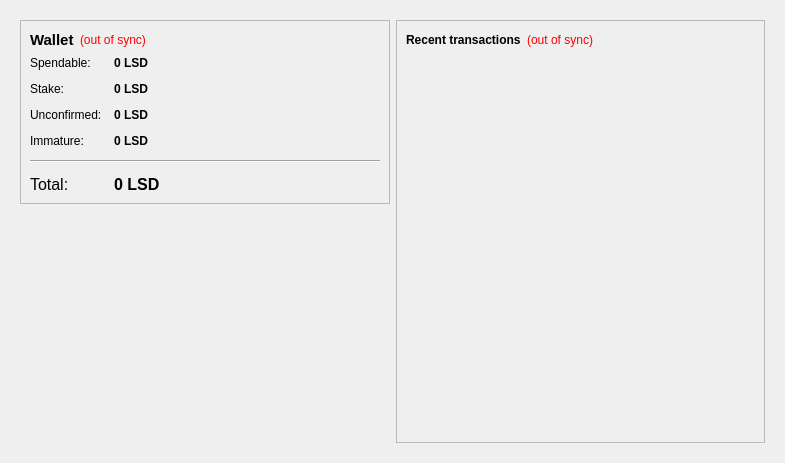
<?xml version="1.0" encoding="UTF-8"?>
<ui version="4.0">
 <class>OverviewPage</class>
 <widget class="QWidget" name="OverviewPage">
  <property name="geometry">
   <rect>
    <x>0</x>
    <y>0</y>
    <width>785</width>
    <height>463</height>
   </rect>
  </property>
  <property name="windowTitle">
   <string>Form</string>
  </property>
  <layout class="QHBoxLayout" name="horizontalLayout" stretch="0">
   <item>
    <widget class="QFrame" name="frameMain">
     <property name="frameShape">
      <enum>QFrame::NoFrame</enum>
     </property>
     <layout class="QHBoxLayout" name="horizontalLayout_3">
      <item>
       <layout class="QVBoxLayout" name="verticalLayout_2">
        <item>
         <widget class="QFrame" name="frame">
          <property name="frameShape">
           <enum>QFrame::StyledPanel</enum>
          </property>
          <property name="frameShadow">
           <enum>QFrame::Plain</enum>
          </property>
          <layout class="QVBoxLayout" name="verticalLayout_4">
           <item>
            <layout class="QHBoxLayout" name="horizontalLayout_4">
             <item>
              <widget class="QLabel" name="label_5">
               <property name="font">
                <font>
                 <pointsize>11</pointsize>
                 <weight>75</weight>
                 <bold>true</bold>
                </font>
               </property>
               <property name="text">
                <string>Wallet</string>
               </property>
              </widget>
             </item>
             <item>
              <widget class="QLabel" name="labelWalletStatus">
               <property name="toolTip">
                <string>The displayed information may be out of date. Your wallet automatically synchronizes with the lightspeed network after a connection is established, but this process has not completed yet.</string>
               </property>
               <property name="styleSheet">
                <string notr="true">QLabel { color: red; }</string>
               </property>
               <property name="text">
                <string notr="true">(out of sync)</string>
               </property>
               <property name="alignment">
                <set>Qt::AlignLeading|Qt::AlignLeft|Qt::AlignVCenter</set>
               </property>
              </widget>
             </item>
             <item>
              <spacer name="horizontalSpacer_2">
               <property name="orientation">
                <enum>Qt::Horizontal</enum>
               </property>
               <property name="sizeHint" stdset="0">
                <size>
                 <width>40</width>
                 <height>20</height>
                </size>
               </property>
              </spacer>
             </item>
            </layout>
           </item>
           <item>
            <layout class="QFormLayout" name="formLayout_2">
             <property name="fieldGrowthPolicy">
              <enum>QFormLayout::AllNonFixedFieldsGrow</enum>
             </property>
             <property name="horizontalSpacing">
              <number>12</number>
             </property>
             <property name="verticalSpacing">
              <number>12</number>
             </property>
             <item row="0" column="0">
              <widget class="QLabel" name="label">
               <property name="text">
                <string>Spendable:</string>
               </property>
              </widget>
             </item>
             <item row="0" column="1">
              <widget class="QLabel" name="labelBalance">
               <property name="font">
                <font>
                 <weight>75</weight>
                 <bold>true</bold>
                </font>
               </property>
               <property name="cursor">
                <cursorShape>IBeamCursor</cursorShape>
               </property>
               <property name="toolTip">
                <string>Your current spendable balance</string>
               </property>
               <property name="text">
                <string notr="true">0 LSD</string>
               </property>
               <property name="textInteractionFlags">
                <set>Qt::LinksAccessibleByMouse|Qt::TextSelectableByKeyboard|Qt::TextSelectableByMouse</set>
               </property>
              </widget>
             </item>
             <item row="1" column="0">
              <widget class="QLabel" name="label_6">
               <property name="text">
                <string>Stake:</string>
               </property>
              </widget>
             </item>
             <item row="1" column="1">
              <widget class="QLabel" name="labelStake">
               <property name="font">
                <font>
                 <weight>75</weight>
                 <bold>true</bold>
                </font>
               </property>
               <property name="cursor">
                <cursorShape>IBeamCursor</cursorShape>
               </property>
               <property name="toolTip">
                <string>Total of coins that was staked, and do not yet count toward the current balance</string>
               </property>
               <property name="text">
                <string notr="true">0 LSD</string>
               </property>
               <property name="textInteractionFlags">
                <set>Qt::LinksAccessibleByMouse|Qt::TextSelectableByKeyboard|Qt::TextSelectableByMouse</set>
               </property>
              </widget>
             </item>
             <item row="2" column="0">
              <widget class="QLabel" name="label_3">
               <property name="text">
                <string>Unconfirmed:</string>
               </property>
              </widget>
             </item>
             <item row="2" column="1">
              <widget class="QLabel" name="labelUnconfirmed">
               <property name="font">
                <font>
                 <weight>75</weight>
                 <bold>true</bold>
                </font>
               </property>
               <property name="cursor">
                <cursorShape>IBeamCursor</cursorShape>
               </property>
               <property name="toolTip">
                <string>Total of transactions that have yet to be confirmed, and do not yet count toward the current balance</string>
               </property>
               <property name="text">
                <string notr="true">0 LSD</string>
               </property>
               <property name="textInteractionFlags">
                <set>Qt::LinksAccessibleByMouse|Qt::TextSelectableByKeyboard|Qt::TextSelectableByMouse</set>
               </property>
              </widget>
             </item>
             <item row="3" column="0">
              <widget class="QLabel" name="labelImmatureText">
               <property name="text">
                <string>Immature:</string>
               </property>
              </widget>
             </item>
             <item row="3" column="1">
              <widget class="QLabel" name="labelImmature">
               <property name="font">
                <font>
                 <weight>75</weight>
                 <bold>true</bold>
                </font>
               </property>
               <property name="toolTip">
                <string>Mined balance that has not yet matured</string>
               </property>
               <property name="text">
                <string notr="true">0 LSD</string>
               </property>
               <property name="textInteractionFlags">
                <set>Qt::LinksAccessibleByMouse|Qt::TextSelectableByKeyboard|Qt::TextSelectableByMouse</set>
               </property>
              </widget>
             </item>
             <item row="4" column="0" colspan="2">
              <widget class="Line" name="line">
               <property name="orientation">
                <enum>Qt::Horizontal</enum>
               </property>
              </widget>
             </item>
             <item row="5" column="0">
              <widget class="QLabel" name="labelTotalText">
               <property name="font">
                <font>
                 <pointsize>12</pointsize>
                </font>
               </property>
               <property name="text">
                <string>Total:</string>
               </property>
              </widget>
             </item>
             <item row="5" column="1">
              <widget class="QLabel" name="labelTotal">
               <property name="font">
                <font>
                 <pointsize>12</pointsize>
                 <weight>75</weight>
                 <bold>true</bold>
                </font>
               </property>
               <property name="cursor">
                <cursorShape>IBeamCursor</cursorShape>
               </property>
               <property name="toolTip">
                <string>Your current total balance</string>
               </property>
               <property name="text">
                <string notr="true">0 LSD</string>
               </property>
               <property name="textInteractionFlags">
                <set>Qt::LinksAccessibleByMouse|Qt::TextSelectableByKeyboard|Qt::TextSelectableByMouse</set>
               </property>
              </widget>
             </item>
            </layout>
           </item>
          </layout>
         </widget>
        </item>
        <item>
         <spacer name="verticalSpacer">
          <property name="orientation">
           <enum>Qt::Vertical</enum>
          </property>
          <property name="sizeHint" stdset="0">
           <size>
            <width>20</width>
            <height>40</height>
           </size>
          </property>
         </spacer>
        </item>
        <item>
         <widget class="QLabel" name="label_2">
          <property name="text">
           <string/>
          </property>
          <property name="pixmap">
           <pixmap>:/images/wallet</pixmap>
          </property>
         </widget>
        </item>
       </layout>
      </item>
      <item>
       <layout class="QVBoxLayout" name="verticalLayout_3">
        <item>
         <widget class="QFrame" name="frame_2">
          <property name="frameShape">
           <enum>QFrame::StyledPanel</enum>
          </property>
          <property name="frameShadow">
           <enum>QFrame::Plain</enum>
          </property>
          <layout class="QVBoxLayout" name="verticalLayout">
           <item>
            <layout class="QHBoxLayout" name="horizontalLayout_2">
             <item>
              <widget class="QLabel" name="label_4">
               <property name="text">
                <string>&lt;b&gt;Recent transactions&lt;/b&gt;</string>
               </property>
              </widget>
             </item>
             <item>
              <widget class="QLabel" name="labelTransactionsStatus">
               <property name="toolTip">
                <string>The displayed information may be out of date. Your wallet automatically synchronizes with the lightspeed network after a connection is established, but this process has not completed yet.</string>
               </property>
               <property name="styleSheet">
                <string notr="true">QLabel { color: red; }</string>
               </property>
               <property name="text">
                <string notr="true">(out of sync)</string>
               </property>
               <property name="alignment">
                <set>Qt::AlignRight|Qt::AlignTrailing|Qt::AlignVCenter</set>
               </property>
              </widget>
             </item>
             <item>
              <spacer name="horizontalSpacer">
               <property name="orientation">
                <enum>Qt::Horizontal</enum>
               </property>
               <property name="sizeHint" stdset="0">
                <size>
                 <width>40</width>
                 <height>20</height>
                </size>
               </property>
              </spacer>
             </item>
            </layout>
           </item>
           <item>
            <widget class="QListView" name="listTransactions">
             <property name="styleSheet">
              <string notr="true">QListView { background: transparent; }</string>
             </property>
             <property name="frameShape">
              <enum>QFrame::NoFrame</enum>
             </property>
             <property name="verticalScrollBarPolicy">
              <enum>Qt::ScrollBarAlwaysOff</enum>
             </property>
             <property name="horizontalScrollBarPolicy">
              <enum>Qt::ScrollBarAlwaysOff</enum>
             </property>
             <property name="selectionMode">
              <enum>QAbstractItemView::NoSelection</enum>
             </property>
            </widget>
           </item>
          </layout>
         </widget>
        </item>
       </layout>
      </item>
     </layout>
    </widget>
   </item>
  </layout>
 </widget>
 <resources/>
 <connections/>
</ui>
